Frame 1 (no input): blank canvas, image omitted
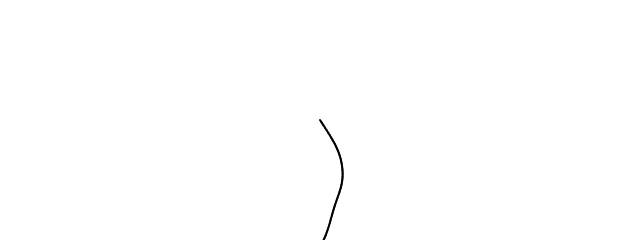
Frame 60 (no input)
Frame 120 (the mouse pressed at the canvas centre since frame 60): identical to frame 60, image omitted

The p5.js sketch that drew this single still picture (run headless with seeded random() and noise() and a simulated clock; from frame 60 on, the mouse is pressed at the canvas centre):

// p5.js sketch
// ── sketch.js
function setup() {
    createCanvas(640, 240);
    walker = new Walker();
    background(255);
}

function draw() {
    walker.step();
    walker.show();
}

class Walker {
    constructor() {
        this.x = width / 2;
        this.y = height / 2;
        this.oldx = this.x;
        this.oldy = this.y;
        this.tx = 0;
        this.ty = 10000;
    }

    step(){
        let stepx = map(noise(this.tx),0,1,-5,5);
        let stepy = map(noise(this.ty),0,1,-5,5);

        this.x += stepx;
        this.y += stepy;

        this.tx += 0.01;
        this.ty += 0.01;
    }

    show(){
        stroke(0);
        strokeWeight(2);
        line(this.oldx,this.oldy,this.x,this.y);
        this.oldx = this.x;
        this.oldy = this.y;
    }
}
